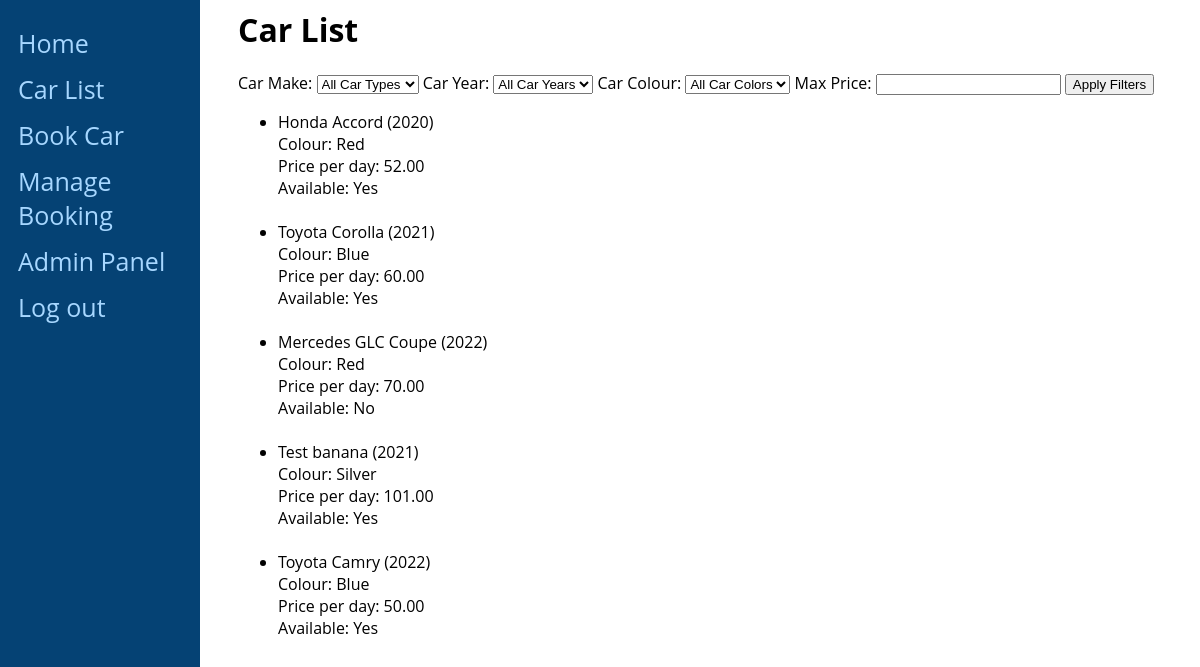
Page /home/car-list/ (signed in) on the earlier database version.
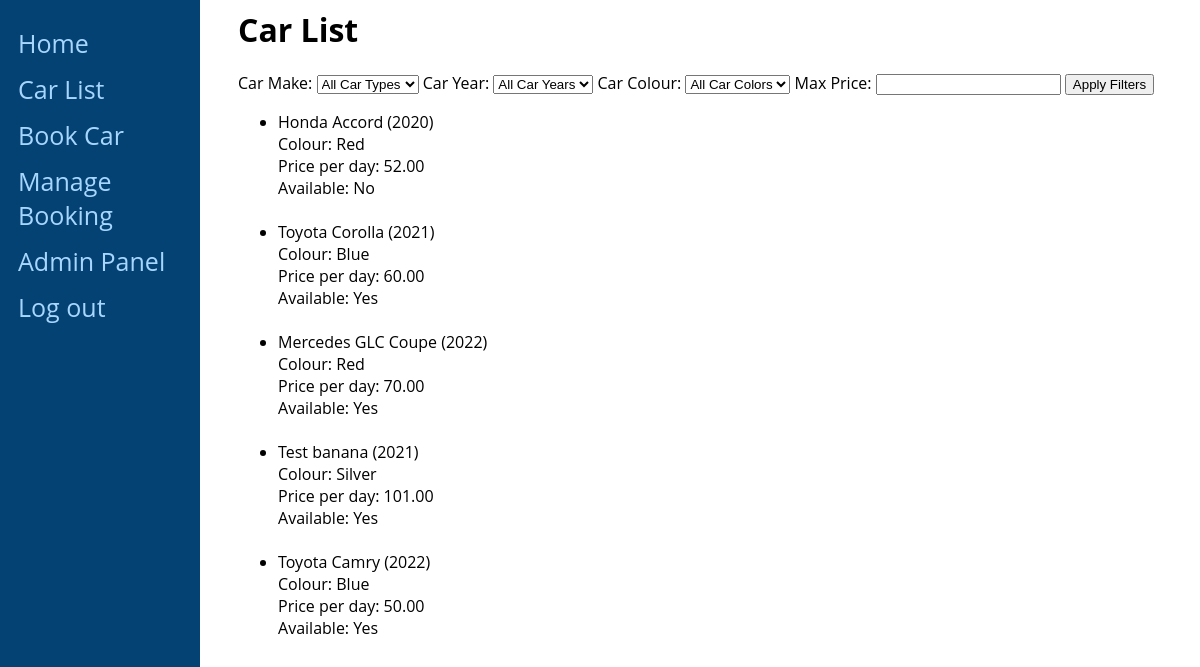
Same page on the later database version.
### main/models.py (models this page shows, shortened)
class Car(models.Model):
    COLOUR_CHOICES = (
    ('Black', 'Black'),
    ('Blue', 'Blue'),
    ('Brown', 'Brown'),
    ('Gray', 'Gray'),
    ('Green', 'Green'),
    ('LightBlue', 'LightBlue'),
    ('Navy', 'Navy'),
    ('Red', 'Red'),
    ('Silver', 'Silver'),
    ('White', 'White'),
    )
    YEAR_CHOICES = (
        (2023, '2023'),
        (2022, '2022'),
        (2021, '2021'),
        (2020, '2020'),
        (2019, '2019'),
        (2018, '2018'),
        (2017, '2017'),
        (2016, '2016'),
        (2015, '2015'),
    )
    make = models.CharField(max_length=100)
    model = models.CharField(max_length=100)
    colour = models.CharField(max_length=20, choices=COLOUR_CHOICES)
    year = models.IntegerField(choices=YEAR_CHOICES)
    price_per_day = models.DecimalField(max_digits=10, decimal_places=2)
    is_available = models.BooleanField(default=True)
    pricing_state = models.CharField(max_length=20, default='RegularPricingState')

### main/views.py (the view, shortened to what this page needs)
# urls.py: path('car-list/', CarListView.as_view(), name='car-list'),
class CarListView(ListView):
    model = Car
    template_name = 'main/car_list.html'  # Create this template next
    context_object_name = 'cars'
    object_list = None
    def get_context_data(self, **kwargs):
        context = super().get_context_data(**kwargs)
        context['form'] = CarFilterForm(self.request.GET)
        return context
    def get(self, request, *args, **kwargs):
        car_make = request.GET.get('car_make')
        car_year = request.GET.get('car_year')
        car_colour = request.GET.get('car_colour')
        max_price = request.GET.get('max_price')
        cars = Car.objects.all()
        if car_make:
            cars = cars.filter(make=car_make)
        if car_year:
            cars = cars.filter(year=car_year)
        if car_colour:
            cars = cars.filter(colour=car_colour)
        if max_price is not None:
            cars = cars.filter(price_per_day__lte=max_price)
        custom_context = {
            'filtered_cars': cars,
        }
        context = self.get_context_data()
        context.update(custom_context)
        return render(request, self.template_name, context)

### main/forms.py
class CarFilterForm(forms.Form):
    car_make = forms.ChoiceField(
        choices=[('', 'All Car Types')] + list(Car.objects.values_list('make', 'make').distinct()),
        required=False
    )
    car_year = forms.ChoiceField(
        choices=[('', 'All Car Years')] + list(Car.objects.values_list('year', 'year').distinct()),
        required=False
    )
    car_colour = forms.ChoiceField(
        choices=[('', 'All Car Colors')] + list(Car.objects.values_list('colour', 'colour').distinct()),
        required=False
    )
    max_price = forms.DecimalField(min_value=0, required=False)

### main/templates/main/car_list.html (shortened to what this page needs)
{% extends 'main/base.html'  %}
{% block content %}
<head>
</head>
<body>
    <h1>Car List</h1>
    <form method="post" action="{% url 'car-list' %}">
        <label for="{{ form.car_make.id_for_label }}">Car Make:</label>
        {{ form.car_make }}
        <label for="{{ form.car_year.id_for_label }}">Car Year:</label>
        {{ form.car_year }}
        <label for="{{ form.car_colour.id_for_label }}">Car Colour:</label>
        {{ form.car_colour }}
        <label for="{{ form.max_price.id_for_label }}">Max Price:</label>
        {{ form.max_price }}
        <button type="submit">Apply Filters</button>
    </form>
    <ul>
        {% for car in filtered_cars %}
            <li>
                {{ car.make }} {{ car.model }} ({{ car.year }})<br>
                Colour: {{ car.colour }}<br>
                Price per day: {{ car.price_per_day }}<br>
                Available: {% if car.is_available %}Yes{% else %}No{% endif %}<br>
                <br>
            </li>
        {% endfor %}
    </ul>
</body>
{% endblock %}

### main/templates/main/base.html (shortened to what this page needs)
<html>
<head>
</head>
<body>
{% if user.is_authenticated %}
    <div class="sidenav">
        <a href="/home">Home</a>
        <a href="/car-list">Car List</a>
        <a href="/book-car">Book Car</a>
        {% if user.booking_set.count > 0 %}
        <a href="{% url 'manage-booking' booking_id=user.booking_set.last.id %}">Manage Booking</a>
    {% endif %}
        {% if user.is_staff %}
            <a href="{% url 'admin:index' %}">Admin Panel</a>
        {% endif %}
        <a href="/logout">Log out</a>
    </div>
{% endif %}
    <div id="content" name="content" class="main">
        {% block content %}
        {% endblock %}
    </div>
</body>
</html>

### main/templates/main/base.html (style rules this page uses)
body { font-family: 'Open Sans', sans-serif; }
.sidenav { height: 100%; width: 200px; position: fixed; z-index: 1; top: 0; left: 0; background-color: #054274; overflow-x: hidden; padding-top: 20px; }
.sidenav a { padding: 6px 8px 6px 18px; text-decoration: none; color: #a7d7ff; font-size: 25px; display: block; }
.main { margin-left: 220px; padding: 0px 10px; }

Differences in the rows shown:
changed Car "Honda": is_available "Yes" → "No"
changed Car "Mercedes": is_available "No" → "Yes"
